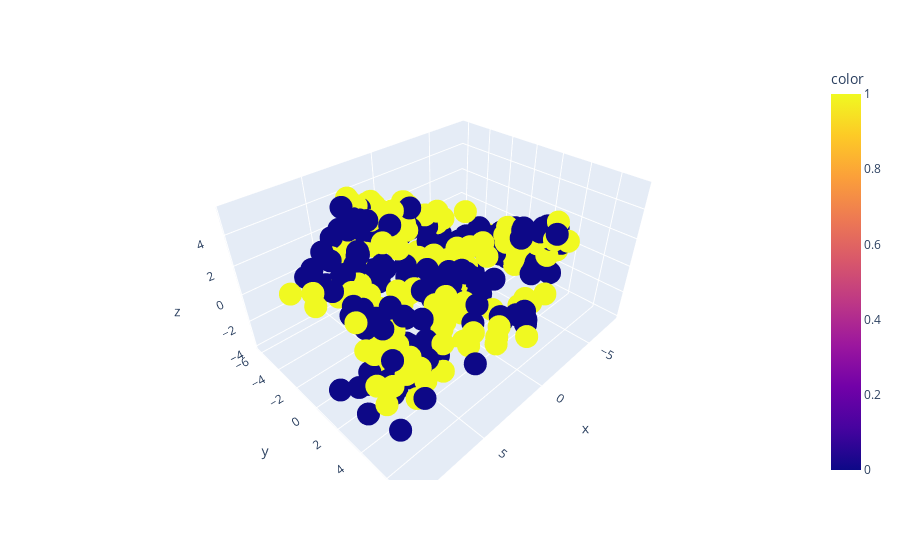

This figure's notebook cell:
### Code cell
px.scatter_3d(x=x_testdf.iloc[:,0],y=x_testdf.iloc[:,1],z=x_testdf.iloc[:,2], color= y_pred)

### Figure 1 — Plotly figure (JSON) as saved in the notebook; plotly's stock layout.template omitted (floating-point values rounded to 4 significant figures; data arrays with more than 128 entries replaced by an {"elided": "..."} marker saying what was removed)
{"data": [{"hovertemplate": "x=%{x}<br>y=%{y}<br>z=%{z}<br>color=%{marker.color}<extra></extra>", "legendgroup": "", "marker": {"color": {"elided": "404 int values"}, "coloraxis": "coloraxis", "symbol": "circle"}, "mode": "markers", "name": "", "scene": "scene", "showlegend": false, "type": "scatter3d", "x": {"elided": "404 float values"}, "y": {"elided": "404 float values"}, "z": {"elided": "404 float values"}}], "layout": {"coloraxis": {"colorbar": {"title": {"text": "color"}}, "colorscale": [[0, "#0d0887"], [0.1111, "#46039f"], [0.2222, "#7201a8"], [0.3333, "#9c179e"], [0.4444, "#bd3786"], [0.5556, "#d8576b"], [0.6667, "#ed7953"], [0.7778, "#fb9f3a"], [0.8889, "#fdca26"], [1, "#f0f921"]]}, "legend": {"tracegroupgap": 0}, "margin": {"t": 60}, "scene": {"domain": {"x": [0, 1], "y": [0, 1]}, "xaxis": {"title": {"text": "x"}}, "yaxis": {"title": {"text": "y"}}, "zaxis": {"title": {"text": "z"}}}}}
